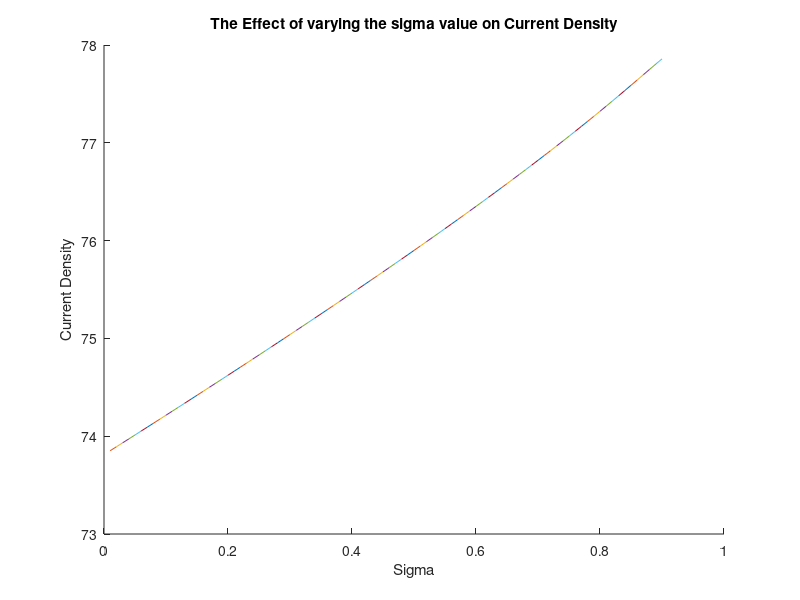

Source code (MATLAB):
%Assign 2 
%Kwabena Gyasi Bawuah 
%101048814

for sigma = 1e-2:1e-2:0.9
    
    %setting up variable matrices like in part 1 
    W = 50;            
    L = W*3/2; 
    
    G = sparse(W*L);  
    Op = zeros(1, W*L);
    
    Sigmatrix = zeros(L, W);           
    Sig1 = 1;                           
    Sig2 = sigma;                           
   
    %bottleneck remains the same this time.
    box = [W*2/5 W*3/5 L*2/5 L*3/5]; 
    for x = 1:W
        
        for y = 1:L
            
            n = y + (x-1)*L;
            
            if x == 1
                
                G(n, :) = 0;
                G(n, n) = 1;
                Op(n) = 1;
                
            elseif x == W
                
                G(n, :) = 0;
                G(n, n) = 1;
                Op(n) = 0;
                
            elseif y == 1
                
                if x > box(1) && x < box(2)
                    
                    G(n, n) = -3;
                    G(n, n+1) = Sig2;
                    G(n, n+L) = Sig2;
                    G(n, n-L) = Sig2;
                    
                else
                    
                    G(n, n) = -3;
                    G(n, n+1) = Sig1;
                    G(n, n+L) = Sig1;
                    G(n, n-L) = Sig1;
                    
                end
                
            elseif y == L
                
                if x > box(1) && x < box(2)
                    G(n, n) = -3;
                    G(n, n+1) = Sig2;
                    G(n, n+L) = Sig2;
                    G(n, n-L) = Sig2;
                    
                else
                    
                    G(n, n) = -3;
                    G(n, n+1) = Sig1;
                    G(n, n+L) = Sig1;
                    G(n, n-L) = Sig1;
                    
                end
                
            else
                
                if x > box(1) && x < box(2) && (y < box(3)||y > box(4))
                    
                    G(n, n) = -4;
                    G(n, n+1) = Sig2;
                    G(n, n-1) = Sig2;
                    G(n, n+L) = Sig2;
                    G(n, n-L) = Sig2;
                    
                else
                    
                    G(n, n) = -4;
                    G(n, n+1) = Sig1;
                    G(n, n-1) = Sig1;
                    G(n, n+L) = Sig1;
                    G(n, n-L) = Sig1;
                    
                end
            end
        end
    end
        
    
    for Length = 1 : W
        for Width = 1 : L
            
            if Length >= box(1) && Length <= box(2)
                Sigmatrix(Width, Length) = Sig2;
                
            else
                
                Sigmatrix(Width, Length) = Sig1;
                
            end
            
            if Length >= box(1) && Length <= box(2) && Width >= box(3) && Width <= box(4)
                
                Sigmatrix(Width, Length) = Sig1;
                
            end
        end
    end
            
    
    Voltage = G\Op';
            
    
    sol = zeros(L, W, 1);
    
    for x = 1:W
        
        for y = 1:L
            
            n = y + (x-1)*L;
            
            sol(y,x) = Voltage(n);
            
        end
    end
            
    
    [elecx, elecy] = gradient(sol);
            
    
    J_x = Sigmatrix.*elecx;
    J_y = Sigmatrix.*elecy;
    J = sqrt(J_x.^2 + J_y.^2);
            
   
    figure(1)
    hold on
    if sigma == 0.01
        Curr = sum(J, 2);
        Currtot = sum(Curr);
        Currold = Currtot;
        plot([sigma, sigma], [Currold, Currtot])
    end
    if sigma > 0.01
        Currold = Currtot;
        Curr = sum(J, 2);
        Currtot = sum(Curr);
        plot([sigma-0.01, sigma], [Currold, Currtot])
        xlabel("Sigma")
        ylabel("Current Density")
    end
    title("The Effect of varying the sigma value on Current Density")
    
end